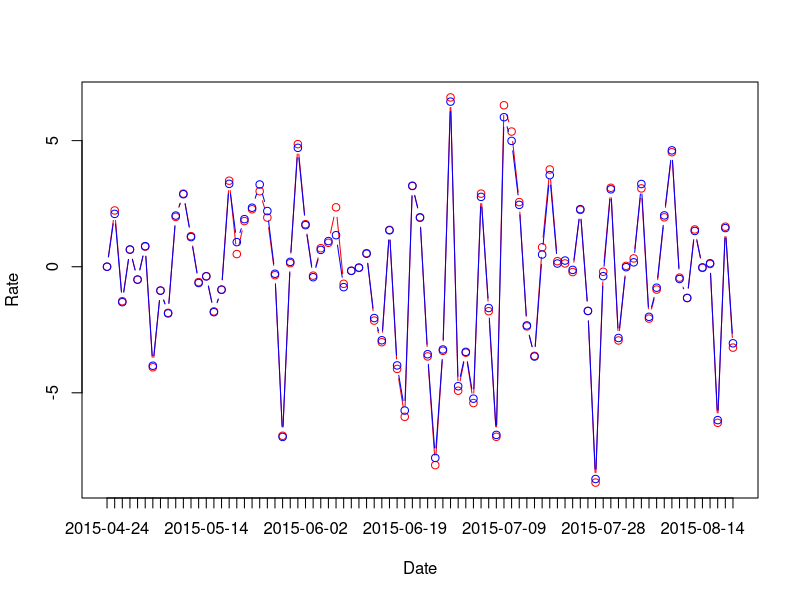
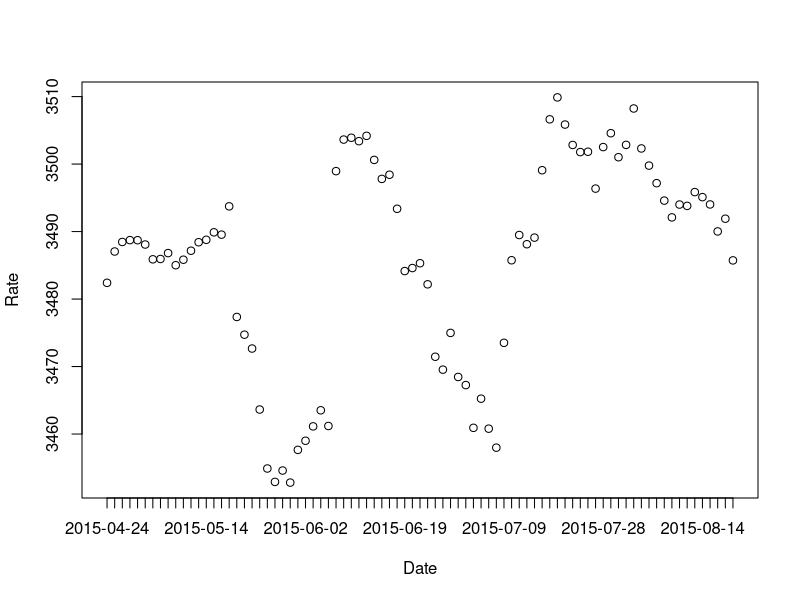
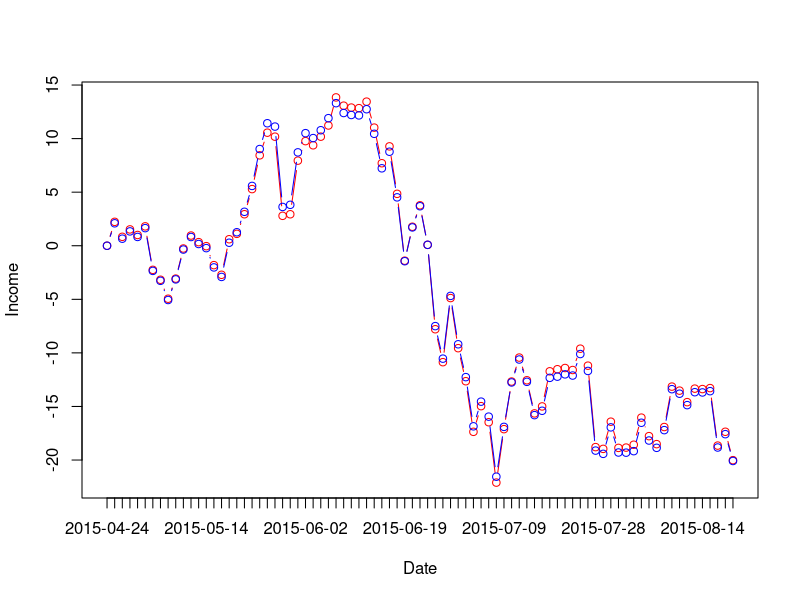

These figures' R source, in order:
hs300 <- read.table("hs300.csv", sep=',', header=TRUE, stringsAsFactors=FALSE)
hs300 <- na.omit(hs300)
hs300$Date <- as.Date(hs300$Date, "%Y-%m-%d")
hs300 <- hs300[order(hs300$Date),]

for (i in 2:length(hs300$Date)) hs300[i, "IndexRate"] <- (hs300[i, "Close"] / hs300[i - 1, "Close"] - 1) * 100
hs300[1, "IndexRate"] <- 0
for (i in 2:length(hs300$Date)) hs300[i, "FundRate"] <- (hs300[i, "Net"] / hs300[i - 1, "Net"] - 1) * 100
hs300[1, "FundRate"] <- 0

plot(hs300$IndexRate, type='b', col='red', xaxt='n', xlab='Date', ylab='Rate')
lines(hs300$FundRate, type='b', col='blue')
axis(1, 1:length(hs300$Date), labels=hs300$Date)

hs300$FixRate <- hs300$Close/hs300$Net
dev.new()
plot(hs300$FixRate, xaxt='n', xlab='Date', ylab='Rate')
axis(1, 1:length(hs300$Date), labels=hs300$Date)

start <- 1
hs300$IndexIncome <- (hs300$Close / hs300[start, 'Close'] - 1) * 100
hs300$FundIncome <- (hs300$Net /hs300[start, 'Net'] - 1) * 100
max4p <- max(hs300$IndexIncome, hs300$FundIncome)
min4p <- min(hs300$IndexIncome, hs300$FundIncome)
dev.new()
plot(hs300$IndexIncome, type='b', col='red', xaxt='n', xlab='Date', ylab='Income', ylim=c(min4p, max4p))
lines(hs300$FundIncome, type='b', col='blue')
axis(1, 1:length(hs300$Date), labels=hs300$Date)

mean(abs(hs300$FundRate) - abs(hs300$IndexRate))
sd(abs(hs300$FundRate) - abs(hs300$IndexRate))

